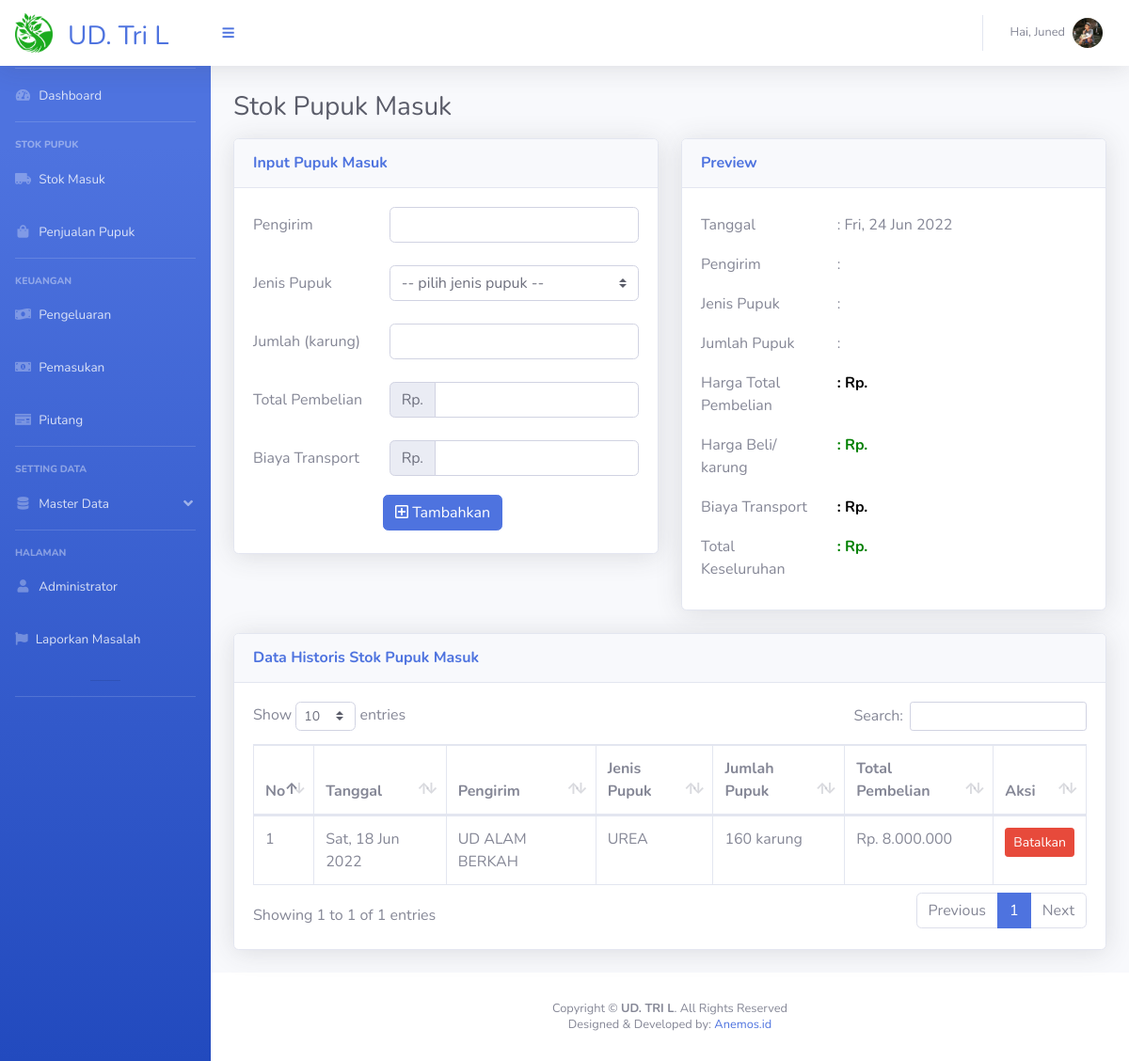
The app's page /page_stok_masuk.php (signed in), older data.
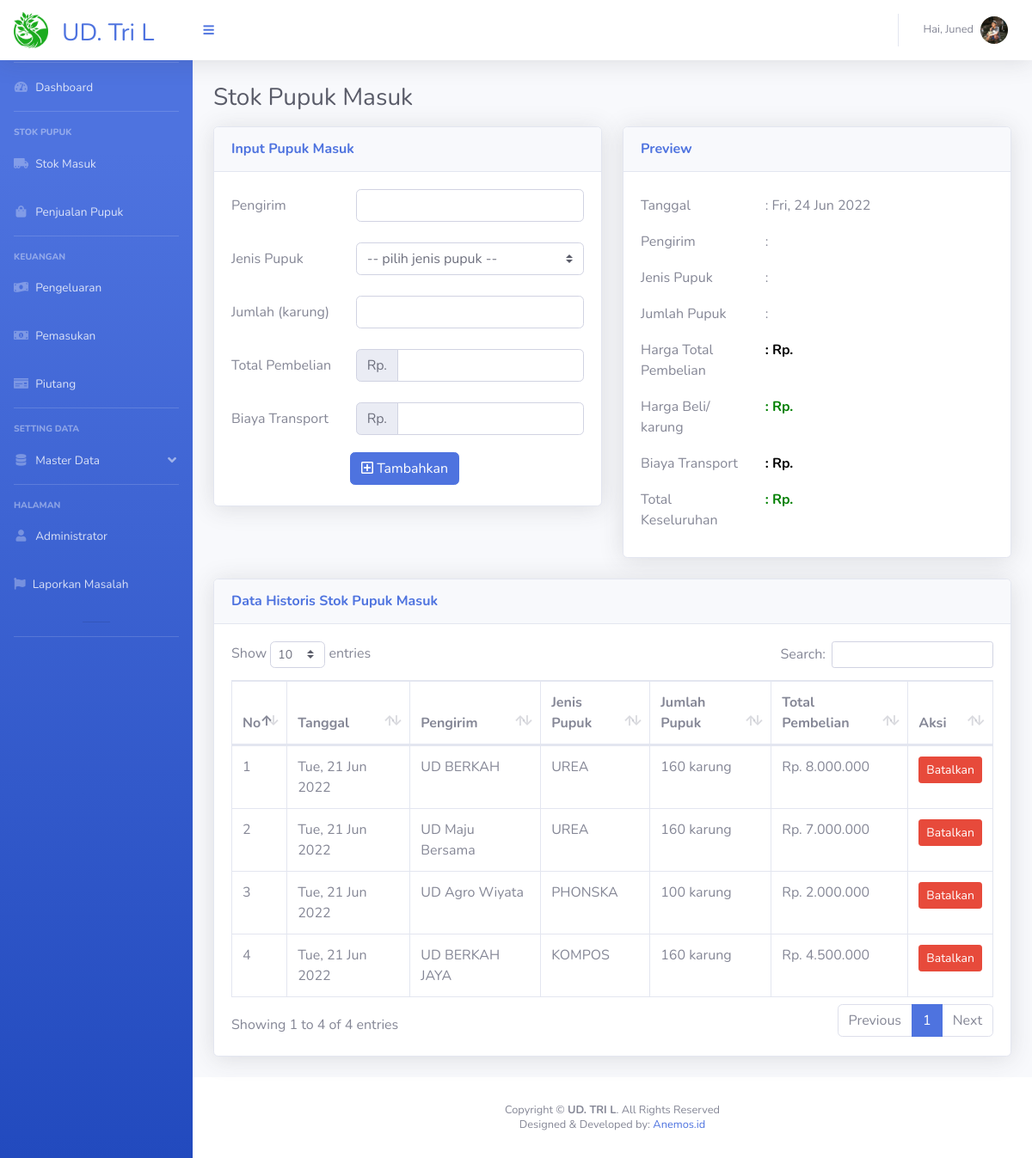
The same page, newer data.
### tables this page shows
CREATE TABLE `stok_masuk` (
  `ID_SM` int(20) NOT NULL,
  `Tanggal` varchar(50) DEFAULT NULL,
  `ID_PK` int(20) DEFAULT NULL,
  `Nama_Pengirim` varchar(100) DEFAULT NULL,
  `Jumlah_Masuk` int(100) DEFAULT NULL,
  `Nominal` int(100) DEFAULT NULL
);

CREATE TABLE `data_pupuk` (
  `ID_PK` int(20) NOT NULL,
  `Jenis_Pupuk` varchar(50) DEFAULT NULL,
  `Stok` int(20) DEFAULT NULL,
  `Harga` int(100) DEFAULT NULL
);

### functions.php (called while the page is built, shortened)
<?php
function rp($angka)
{
    $hasil_rupiah = "Rp. " . number_format($angka, 0, ',', '.');
    return $hasil_rupiah;
}

### page_stok_masuk.php (the view, shortened to what this page needs)
<?php
include "connection.php";
include 'functions.php';
$tanggal = date("D, j M Y ");
if (isset($_SESSION['login'])) {
    ?>
<!DOCTYPE html>
<html lang="en">
<head>
  <link href="vendor/fontawesome-free/css/all.min.css" rel="stylesheet" type="text/css">
  <link href="css/sb-admin-2.min.css" rel="stylesheet">
  <link href="vendor/datatables/dataTables.bootstrap4.min.css" rel="stylesheet">
</head>
<body id="page-top">
  <div id="wrapper">
    <?php include "segment/sidebar.php";?>
    <div id="content-wrapper" class="d-flex flex-column">
      <div id="content">
        <?php include "segment/header.php";?>
        <div class="container-fluid">
          <div class="d-sm-flex align-items-center justify-content-between ">
            <h1 class="h3 mb-3 text-gray-800">Stok Pupuk Masuk</h1>
          </div>
          <div class="row">
            <div class="col-xl-6 col-lg-6">
              <div class="card shadow mb-4">
                <div class="card-header py-3 d-flex flex-row align-items-center justify-content-between">
                  <h6 class="m-0 font-weight-bold text-primary">Input Pupuk Masuk</h6>
                </div>
                <div class="card-body">
                  <form method="POST" action="addStokMasuk.php" enctype="multipart/form-data">
                    <div class="row mb-2">
                      <label class="col-sm-4 col-form-label">Pengirim</label>
                      <div class="col-sm-8">
                        <input type="text" class="form-control" id="pengirim" name="pengirim" required
                          onkeyup="SETis()">
                      </div>
                    </div>
                    <div class="row mb-4">
                      <label class="col-sm-4 col-form-label">Jenis Pupuk</label>
                      <div class="col-sm-8">
                        <select class="custom-select" id="jenisPP" name="jenisPP" onchange="SETPP()">
                          <option selected="true" disabled="disabled">-- pilih jenis pupuk --
                          </option>
                        </select>
                      </div>
                    </div>
                    <div class="row mb-2">
                      <label class="col-sm-4 col-form-label">Jumlah (karung)</label>
                      <div class="col-sm-8">
                        <input type="number" class="form-control" id="jumlah" name="jumlah" required onkeyup="SETis()">
                      </div>
                    </div>
                    <div class="row mb-2">
                      <label class="col-sm-4 col-form-label"> Total Pembelian</label>
                      <div class="input-group col-sm-8">
                        <div class="input-group-prepend">
                          <span class="input-group-text" id="basic-addon1">Rp.</span>
                        </div>
                        <input type="text" class="form-control" id="harga" name="harga" required
                          onkeyup="countPerKarung()">
                      </div>
                    </div>
                    <div class="row mt-4 ">
                      <label class="col-sm-4 col-form-label ">Biaya Transport</label>
                      <div class="input-group col-sm-8">
                        <div class="input-group-prepend">
                          <span class="input-group-text" id="basic-addon1">Rp.</span>
                        </div>
                        <input type="text" class="form-control" id="transport" name="transport"
                          onkeyup="totalKeseluruhan()">
                      </div>
                    </div>
                </div>
                <div class="row mb-4">
                  <label class="col-sm-4 col-form-label"> </label>
                  <div class="col-sm-8">
                    <button type="submit" class="btn btn-primary" name="tambah"><i class="far fa-plus-square"></i>
                      Tambahkan </button>
                  </div>
                </div>
              </div>
            </div>
            <div class="col-xl-6 col-lg-6">
              <div class="card shadow mb-4">
                <div class="card-header py-3 d-flex flex-row align-items-center justify-content-between">
                  <h6 class="m-0 font-weight-bold text-primary">Preview</h6>
                </div>
                <div class="card-body">
                  <div class="row mb-1">
                    <label class="col-sm-4 col-form-label"> Tanggal </label>
                    <label class="col-sm-5 col-form-label" id="tanggal"><?=": " . ($tanggal)?>
                    </label>
                  </div>
                  <div class="row mb-1">
                    <label class="col-sm-4 col-form-label">Pengirim</label>
                    <label class="col-sm-5 col-form-label" id="pengirimPP">:
                    </label>
                  </div>
                  <div class="row mb-1">
                    <label class="col-sm-4 col-form-label">Jenis Pupuk</label>
                    <label class="col-sm-5 col-form-label" id="pupuk" name="pupuk">:
                    </label>
                  </div>
                  <div class="row mb-1">
                    <label class="col-sm-4 col-form-label">Jumlah Pupuk</label>
                    <label class="col-sm-5 col-form-label" id="jumPP">:
                    </label>
                  </div>
                  <div class="row mb-1">
                    <label class="col-sm-4 col-form-label">Harga Total Pembelian</label>
                    <label class="col-sm-5 col-form-label" id="hargaPP" name="hargaPP"
                      style="font-weight:bold; color:Black;">: Rp.
                    </label>
                  </div>
                  <div class="row mb-1">
                    <label class="col-sm-4 col-form-label">Harga Beli/ karung</label>
                    <label class="col-sm-5 col-form-label" id="perkarung" name="perkarung"
                      style="font-weight:bold; color:green;">: Rp.
                    </label>
                  </div>
                  <div class="row mb-1">
                    <label class="col-sm-4 col-form-label">Biaya Transport</label>
                    <label class="col-sm-5 col-form-label" id="biaya_transport" name="biaya_transport"
                      style="font-weight:bold; color:BLACK;">: Rp.
                    </label>
                  </div>
                  <div class="row mb-1">
                    <label class="col-sm-4 col-form-label">Total Keseluruhan</label>
                    <label class="col-sm-5 col-form-label" id="keseluruhan" name="keseluruhan"
                      style="font-weight:bold; color:green;">: Rp.
                    </label>
                  </div>
                </div>
              </div>
            </div>
          </div>
          <div class="row">
            <div class="col-xl-12 col-lg-12">
              <div class="card shadow mb-4">
                <div class="card-header py-3 d-flex flex-row align-items-center justify-content-between">
                  <h6 class="m-0 font-weight-bold text-primary">Data Historis Stok Pupuk Masuk</h6>
                </div>
                <div class="card-body">
                  <div class="table-responsive">
                    <table class="table table-bordered" id="tableMasuk" width="100%" cellspacing="0">
                      <thead>
                        <tr>
                          <th scope="col">No</th>
                          <th scope="col">Tanggal</th>
                          <th scope="col">Pengirim</th>
                          <th scope="col">Jenis Pupuk</th>
                          <th scope="col">Jumlah Pupuk</th>
                          <th scope="col">Total Pembelian</th>
                          <th scope="col">Aksi</th>
                        </tr>
                      </thead>
                      <tbody>
                        <?php
$no = 1;
    $data = mysqli_query($conn, "SELECT * FROM stok_masuk
    INNER JOIN data_pupuk ON stok_masuk.ID_PK = data_pupuk.ID_PK ORDER BY ID_SM DESC
    ");
    foreach ($data as $all):
        echo ('<tr><td>' . $no . '</td>');
        echo ('<td>' . $all['Tanggal'] . '</td>');
        echo ('<td>' . $all['Nama_Pengirim'] . '</td>');
        echo ('<td>' . $all['Jenis_Pupuk'] . '</td>');
        echo ('<td>' . $all['Jumlah_Masuk'] . ' karung</td>');
        echo ('<td>' . rp($all["Nominal"]) . '</td>');
        echo ('<td> <center><a href="" class="btn btn-danger btn-sm" data-toggle="modal" data-target="#exampleModalCenter');
        echo ($all['ID_SM'] . '">Batalkan</a></td></center></tr>');
        ?>
                        <?php $no++;
        ?></tr>
                        <?php endforeach;?>
                      </tbody>
                    </table>
                  </div>
                </div>
              </div>
            </div>
          </div>
        </div>
        <?php include "segment/footer.php";?>
      </div>
    </div>
  </div>
</body>
</html>
<?php } else {
    header("Location: login.php");
    exit();
}
?>

### segment/sidebar.php (shortened to what this page needs)
<ul class="navbar-nav bg-gradient-primary sidebar sidebar-dark accordion mt-5 " id="accordionSidebar">
    <hr class="sidebar-divider my-0 mt-4">
    <li
        <?php if ($_GET['m'] == 1 && $_GET['n'] == 1) {echo "class='nav-item active'";} else {echo "class='nav-item'";}?>>
        <a class="nav-link" href="index.php?m=1&n=1">
            <i class="fas fa-fw fa-tachometer-alt"></i>
            <span>Dashboard</span></a>
        <hr class=" sidebar-divider">
        <div class="sidebar-heading">
            Stok Pupuk
        </div>
    <li
        <?php if ($_GET['m'] == 2 && $_GET['n'] == 1) {echo "class='nav-item active'";} else {echo "class='nav-item'";}?>>
        <a class="nav-link" href="page_stok_masuk.php?m=2&n=1">
            <i class=" fas fa-fw fa-truck-moving"></i>
            <span>Stok Masuk</span></a>
    </li>
    <li
        <?php if ($_GET['m'] == 3 && $_GET['n'] == 1) {echo "class='nav-item active'";} else {echo "class='nav-item'";}?>>
        <a class="nav-link" href="page_stok_keluar.php?m=3&n=1">
            <i class="fas fa-fw  fa-shopping-bag"></i>
            <span>Penjualan Pupuk</span></a>
    </li>
    <hr class="sidebar-divider">
    <div class="sidebar-heading">
        Keuangan
    </div>
    <li
        <?php if ($_GET['m'] == 8 && $_GET['n'] == 8) {echo "class='nav-item active'";} else {echo "class='nav-item'";}?>>
        <a class="nav-link" href="page_pengeluaran.php?m=8&n=8">
            <i class="fas fa-money-bill-wave"></i>
            <span>Pengeluaran</span></a>
    </li>
    <li
        <?php if ($_GET['m'] == 9 && $_GET['n'] == 9) {echo "class='nav-item active'";} else {echo "class='nav-item'";}?>>
        <a class="nav-link" href="page_pemasukan.php?m=9&n=9">
            <i class="fas fa-money-bill-alt"></i>
            <span>Pemasukan</span></a>
    </li>
    <li
        <?php if ($_GET['m'] == 10 && $_GET['n'] == 10) {echo "class='nav-item active'";} else {echo "class='nav-item'";}?>>
        <a class="nav-link" href="page_piutang.php?m=10&n=10">
            <i class="fas fa-money-check"></i>
            <span>Piutang</span></a>
    </li>
    <hr class=" sidebar-divider">
    <div class="sidebar-heading">
        Setting Data
    </div>
    <li <?php if ($_GET['m'] == 4) {echo "class='nav-item active'";} else {echo "class='nav-item'";}?>>
        <a class='nav-link' href="#" data-toggle="collapse" data-target="#settingPage" aria-expanded="true"
            aria-controls="settingPage">
            <i class="fas fa-fw fa-database"></i>
            <span>Master Data</span>
        </a>
    </li>
    <hr class=" sidebar-divider">
    <div class="sidebar-heading">
        Halaman
    </div>
    <li
        <?php if ($_GET['m'] == 5 && $_GET['n'] == 5) {echo "class='nav-item active'";} else {echo "class='nav-item'";}?>>
        <a class="nav-link" href="page_administrator.php?m=5&n=5">
            <i class="fas fa-fw fa-user"></i>
            <span>Administrator</span></a>
    </li>
    <li
        <?php if ($_GET['m'] == 7 && $_GET['n'] == 7) {echo "class='nav-item active'";} else {echo "class='nav-item'";}?>>
        <a class="nav-link" href="page_lap_masalah.php?m=7&n=7">
            <i class="fas fa-cogs fa-flag"></i>
            <span>Laporkan Masalah</span></a>
    </li>
    <hr class="sidebar-heading">
    <hr class="sidebar-divider d-none d-md-block">
</ul>

### segment/header.php (shortened to what this page needs)
<nav class="navbar navbar-expand navbar-light bg-white topbar  fixed-top shadow">
    <a class="sidebar-brand d-flex align-items-center justify-content-center" href="index.php">
        <div class="">
            <img style="width:40px" src="img/logo1.png">
        </div>
        <div class="font-weight-bold mt-3 mx-3 mr-5">
            <h3><?php echo ($_SESSION['per']); ?> </h3>
        </div>
    </a>
    <button class="btn btn-link btn-sm order-1 order-lg-0 me-4 me-lg-0" id="sidebarToggle" href="#!"><i
            class="fas fa-bars"></i></button>
    <ul class="navbar-nav ml-auto">
        <li class="nav-item dropdown no-arrow">
            <a class="nav-link dropdown-toggle" href="#" id="userDropdown" role="button" data-toggle="dropdown"
                aria-haspopup="true" aria-expanded="false">
                <span
                    class="mr-2 d-none d-lg-inline text-gray-600 small"><?php echo ("Hai, " . $_SESSION['nama']); ?></span>
                <?php $foto = $_SESSION['foto'];?>
                <img class='img-profile rounded-circle' src='img/<?php echo $foto; ?>'>
            </a>
        </li>
    </ul>
</nav>

### segment/footer.php (shortened to what this page needs)
<footer class="sticky-footer bg-white">
    <div class="container my-auto">
        <div class="copyright text-center my-auto">
            <span>Copyright &copy; <strong>UD. TRI L</strong>. All Rights Reserved</span>
        </div>
        <div class="copyright text-center mt-1">
            <span>Designed & Developed by: <a href="https://anemos.id/">Anemos.id</a></span>
        </div>
    </div>
</footer>

Row changes from the older to the newer data that the page shows:
removed stok_masuk: Tanggal "Sat, 18 Jun 2022", Nama_Pengirim "UD ALAM BERKAH", ID_PK.Jenis_Pupuk "UREA", Jumlah_Masuk "160", Nominal "Rp. 8.000.000"
added stok_masuk: Tanggal "Tue, 21 Jun 2022", Nama_Pengirim "UD BERKAH", ID_PK.Jenis_Pupuk "UREA", Jumlah_Masuk "160", Nominal "Rp. 8.000.000"
added stok_masuk: Tanggal "Tue, 21 Jun 2022", Nama_Pengirim "UD Maju Bersama", ID_PK.Jenis_Pupuk "UREA", Jumlah_Masuk "160", Nominal "Rp. 7.000.000"
added stok_masuk: Tanggal "Tue, 21 Jun 2022", Nama_Pengirim "UD Agro Wiyata", ID_PK.Jenis_Pupuk "PHONSKA", Jumlah_Masuk "100", Nominal "Rp. 2.000.000"
added stok_masuk: Tanggal "Tue, 21 Jun 2022", Nama_Pengirim "UD BERKAH JAYA", ID_PK.Jenis_Pupuk "KOMPOS", Jumlah_Masuk "160", Nominal "Rp. 4.500.000"
Text that changed along with them:
text written by a page script: "Show entries Search: Showing 1 to 1 of 1 entries Previous 1 Next" → "Show entries Search: Showing 1 to 4 of 4 entries Previous 1 Next"
